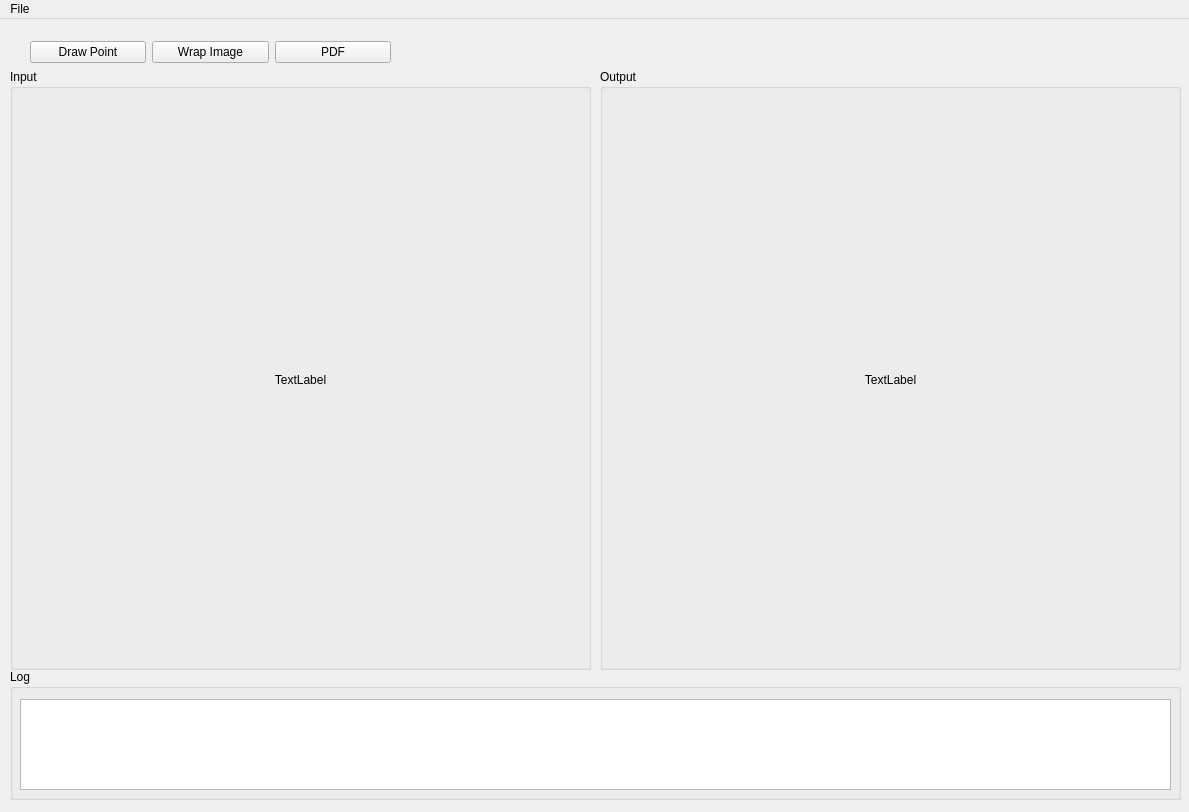
<?xml version="1.0" encoding="UTF-8"?>
<ui version="4.0">
 <class>MainWindow</class>
 <widget class="QMainWindow" name="MainWindow">
  <property name="geometry">
   <rect>
    <x>0</x>
    <y>0</y>
    <width>1189</width>
    <height>812</height>
   </rect>
  </property>
  <property name="windowTitle">
   <string>MainWindow</string>
  </property>
  <widget class="QWidget" name="centralwidget">
   <widget class="QGroupBox" name="groupBox">
    <property name="geometry">
     <rect>
      <x>10</x>
      <y>50</y>
      <width>581</width>
      <height>601</height>
     </rect>
    </property>
    <property name="title">
     <string>Input</string>
    </property>
    <widget class="QLabel" name="inputLb">
     <property name="geometry">
      <rect>
       <x>10</x>
       <y>30</y>
       <width>561</width>
       <height>561</height>
      </rect>
     </property>
     <property name="text">
      <string>TextLabel</string>
     </property>
     <property name="alignment">
      <set>Qt::AlignCenter</set>
     </property>
    </widget>
   </widget>
   <widget class="QGroupBox" name="groupBox_2">
    <property name="geometry">
     <rect>
      <x>600</x>
      <y>50</y>
      <width>581</width>
      <height>601</height>
     </rect>
    </property>
    <property name="title">
     <string>Output</string>
    </property>
    <widget class="QLabel" name="outputLb">
     <property name="geometry">
      <rect>
       <x>10</x>
       <y>30</y>
       <width>561</width>
       <height>561</height>
      </rect>
     </property>
     <property name="text">
      <string>TextLabel</string>
     </property>
     <property name="alignment">
      <set>Qt::AlignCenter</set>
     </property>
    </widget>
   </widget>
   <widget class="QWidget" name="layoutWidget">
    <property name="geometry">
     <rect>
      <x>30</x>
      <y>20</y>
      <width>361</width>
      <height>27</height>
     </rect>
    </property>
    <layout class="QGridLayout" name="gridLayout">
     <item row="0" column="0">
      <widget class="QPushButton" name="drawPb">
       <property name="text">
        <string>Draw Point</string>
       </property>
      </widget>
     </item>
     <item row="0" column="1">
      <widget class="QPushButton" name="wrapPb">
       <property name="text">
        <string>Wrap Image</string>
       </property>
      </widget>
     </item>
     <item row="0" column="2">
      <widget class="QPushButton" name="pdfPb">
       <property name="text">
        <string>PDF</string>
       </property>
      </widget>
     </item>
    </layout>
   </widget>
   <widget class="QGroupBox" name="groupBox_3">
    <property name="geometry">
     <rect>
      <x>10</x>
      <y>650</y>
      <width>1171</width>
      <height>131</height>
     </rect>
    </property>
    <property name="title">
     <string>Log</string>
    </property>
    <widget class="QTextBrowser" name="textBrowser">
     <property name="geometry">
      <rect>
       <x>10</x>
       <y>30</y>
       <width>1151</width>
       <height>91</height>
      </rect>
     </property>
    </widget>
   </widget>
  </widget>
  <widget class="QMenuBar" name="menubar">
   <property name="geometry">
    <rect>
     <x>0</x>
     <y>0</y>
     <width>1189</width>
     <height>22</height>
    </rect>
   </property>
   <widget class="QMenu" name="menuFile">
    <property name="title">
     <string>File</string>
    </property>
    <addaction name="actionOpen_Image"/>
   </widget>
   <addaction name="menuFile"/>
  </widget>
  <action name="actionOpen_Image">
   <property name="text">
    <string>Open Image</string>
   </property>
  </action>
 </widget>
 <resources/>
 <connections/>
</ui>
